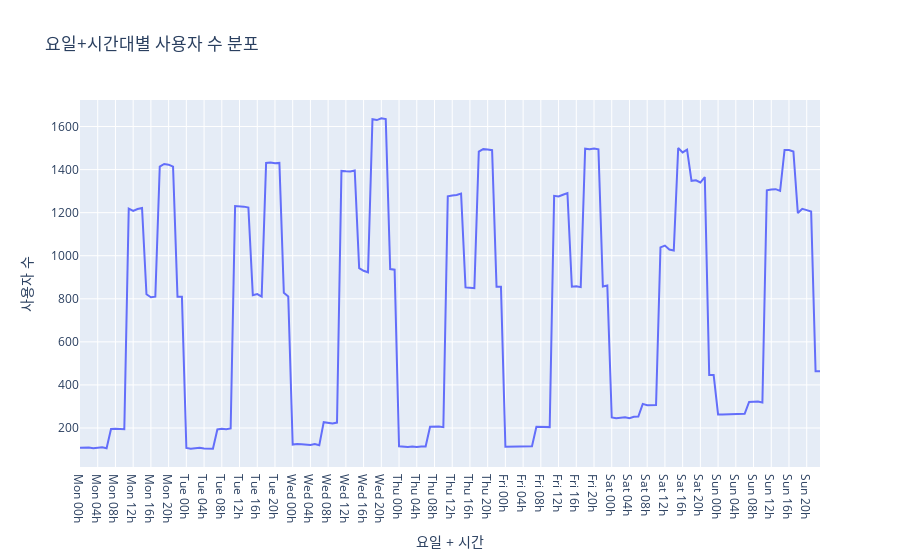

The notebook cell this image was saved under:
### Code cell
fig = go.Figure()

fig.add_trace(go.Scatter(x=df_visitdowhour['event_dow_hour'],
                         y=df_visitdowhour['user_cnt'],
))

fig.update_layout(title_text="요일+시간대별 사용자 수 분포")
fig.update_xaxes(title_text="요일 + 시간")
fig.update_yaxes(title_text='사용자 수')

fig.show()

### Figure 1 — Plotly figure (JSON) as saved in the notebook; plotly's stock layout.template omitted (floating-point values rounded to 4 significant figures; data arrays with more than 128 entries replaced by an {"elided": "..."} marker saying what was removed)
{"data": [{"type": "scatter", "x": {"elided": "168 str values"}, "y": {"elided": "168 int values"}}], "layout": {"title": {"text": "요일+시간대별 사용자 수 분포"}, "xaxis": {"title": {"text": "요일 + 시간"}}, "yaxis": {"title": {"text": "사용자 수"}}}}
